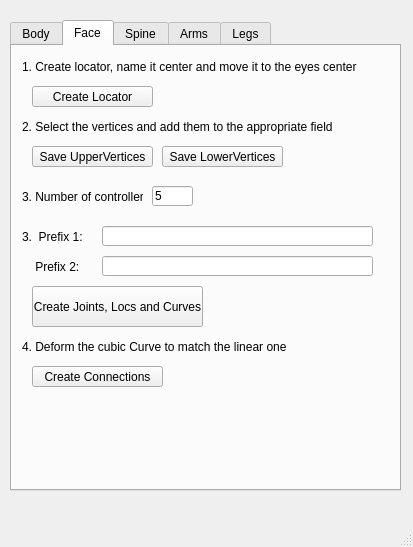
<?xml version="1.0" encoding="UTF-8"?>
<ui version="4.0">
 <class>MainWindow</class>
 <widget class="QMainWindow" name="MainWindow">
  <property name="geometry">
   <rect>
    <x>0</x>
    <y>0</y>
    <width>413</width>
    <height>547</height>
   </rect>
  </property>
  <property name="windowTitle">
   <string>MainWindow</string>
  </property>
  <widget class="QWidget" name="centralwidget">
   <widget class="QTabWidget" name="Body">
    <property name="geometry">
     <rect>
      <x>10</x>
      <y>20</y>
      <width>391</width>
      <height>471</height>
     </rect>
    </property>
    <property name="currentIndex">
     <number>1</number>
    </property>
    <widget class="QWidget" name="body_tab">
     <attribute name="title">
      <string>Body</string>
     </attribute>
     <widget class="QComboBox" name="comboBox">
      <property name="geometry">
       <rect>
        <x>250</x>
        <y>30</y>
        <width>131</width>
        <height>31</height>
       </rect>
      </property>
      <property name="acceptDrops">
       <bool>true</bool>
      </property>
      <property name="editable">
       <bool>true</bool>
      </property>
      <item>
       <property name="text">
        <string>Biped</string>
       </property>
      </item>
      <item>
       <property name="text">
        <string>Quadruped</string>
       </property>
      </item>
     </widget>
     <widget class="QCheckBox" name="body_sym_check">
      <property name="enabled">
       <bool>true</bool>
      </property>
      <property name="geometry">
       <rect>
        <x>150</x>
        <y>80</y>
        <width>70</width>
        <height>17</height>
       </rect>
      </property>
      <property name="text">
       <string>Symmetric</string>
      </property>
      <property name="checked">
       <bool>true</bool>
      </property>
     </widget>
     <widget class="QPushButton" name="create_temp_points">
      <property name="geometry">
       <rect>
        <x>250</x>
        <y>70</y>
        <width>131</width>
        <height>31</height>
       </rect>
      </property>
      <property name="text">
       <string>Create Temorary Points</string>
      </property>
      <property name="autoDefault">
       <bool>true</bool>
      </property>
      <property name="+command" stdset="0">
       <string>&quot;createSpheres()&quot;</string>
      </property>
     </widget>
     <widget class="Line" name="line_2">
      <property name="geometry">
       <rect>
        <x>0</x>
        <y>110</y>
        <width>401</width>
        <height>20</height>
       </rect>
      </property>
      <property name="orientation">
       <enum>Qt::Horizontal</enum>
      </property>
     </widget>
     <widget class="QCheckBox" name="spine_ik_check">
      <property name="geometry">
       <rect>
        <x>10</x>
        <y>150</y>
        <width>41</width>
        <height>17</height>
       </rect>
      </property>
      <property name="text">
       <string>IK</string>
      </property>
     </widget>
     <widget class="QCheckBox" name="spine_ik_with_fk_ckeck">
      <property name="geometry">
       <rect>
        <x>50</x>
        <y>150</y>
        <width>111</width>
        <height>17</height>
       </rect>
      </property>
      <property name="text">
       <string>Ik with FK Controls</string>
      </property>
     </widget>
     <widget class="QCheckBox" name="spine__fk_ckeck">
      <property name="geometry">
       <rect>
        <x>170</x>
        <y>150</y>
        <width>70</width>
        <height>17</height>
       </rect>
      </property>
      <property name="text">
       <string>FK</string>
      </property>
     </widget>
     <widget class="QCheckBox" name="spine_stretch_ckeck">
      <property name="geometry">
       <rect>
        <x>230</x>
        <y>150</y>
        <width>70</width>
        <height>17</height>
       </rect>
      </property>
      <property name="text">
       <string>Stretch</string>
      </property>
     </widget>
     <widget class="QCheckBox" name="arm_ik_check">
      <property name="geometry">
       <rect>
        <x>10</x>
        <y>210</y>
        <width>41</width>
        <height>21</height>
       </rect>
      </property>
      <property name="text">
       <string>IK</string>
      </property>
     </widget>
     <widget class="QCheckBox" name="arm_fk_check">
      <property name="geometry">
       <rect>
        <x>50</x>
        <y>210</y>
        <width>41</width>
        <height>21</height>
       </rect>
      </property>
      <property name="text">
       <string>FK</string>
      </property>
     </widget>
     <widget class="QCheckBox" name="arm_stretch_check">
      <property name="geometry">
       <rect>
        <x>100</x>
        <y>210</y>
        <width>61</width>
        <height>21</height>
       </rect>
      </property>
      <property name="text">
       <string>Stretch</string>
      </property>
     </widget>
     <widget class="QCheckBox" name="arm_bendy_check">
      <property name="geometry">
       <rect>
        <x>170</x>
        <y>210</y>
        <width>70</width>
        <height>21</height>
       </rect>
      </property>
      <property name="text">
       <string>Bendy</string>
      </property>
     </widget>
     <widget class="QSpinBox" name="finger_number_val">
      <property name="geometry">
       <rect>
        <x>110</x>
        <y>260</y>
        <width>42</width>
        <height>22</height>
       </rect>
      </property>
      <property name="value">
       <number>4</number>
      </property>
     </widget>
     <widget class="QLabel" name="label">
      <property name="geometry">
       <rect>
        <x>10</x>
        <y>260</y>
        <width>101</width>
        <height>21</height>
       </rect>
      </property>
      <property name="text">
       <string>Number of Fingers</string>
      </property>
     </widget>
     <widget class="QCheckBox" name="finger_cup_check">
      <property name="geometry">
       <rect>
        <x>170</x>
        <y>260</y>
        <width>70</width>
        <height>21</height>
       </rect>
      </property>
      <property name="text">
       <string>Cup</string>
      </property>
     </widget>
     <widget class="QCheckBox" name="finger_sticky_check">
      <property name="geometry">
       <rect>
        <x>230</x>
        <y>260</y>
        <width>70</width>
        <height>21</height>
       </rect>
      </property>
      <property name="text">
       <string>Sticky</string>
      </property>
     </widget>
     <widget class="QCheckBox" name="leg_ik_check">
      <property name="geometry">
       <rect>
        <x>10</x>
        <y>320</y>
        <width>41</width>
        <height>21</height>
       </rect>
      </property>
      <property name="text">
       <string>IK</string>
      </property>
     </widget>
     <widget class="QCheckBox" name="leg_fk_check">
      <property name="geometry">
       <rect>
        <x>50</x>
        <y>320</y>
        <width>41</width>
        <height>21</height>
       </rect>
      </property>
      <property name="text">
       <string>FK</string>
      </property>
     </widget>
     <widget class="QCheckBox" name="leg_stretch_check">
      <property name="geometry">
       <rect>
        <x>90</x>
        <y>320</y>
        <width>61</width>
        <height>21</height>
       </rect>
      </property>
      <property name="text">
       <string>Stretch</string>
      </property>
     </widget>
     <widget class="QCheckBox" name="leg_bendy_check">
      <property name="geometry">
       <rect>
        <x>150</x>
        <y>320</y>
        <width>70</width>
        <height>21</height>
       </rect>
      </property>
      <property name="text">
       <string>Bendy</string>
      </property>
     </widget>
     <widget class="QLabel" name="label_2">
      <property name="geometry">
       <rect>
        <x>10</x>
        <y>120</y>
        <width>47</width>
        <height>31</height>
       </rect>
      </property>
      <property name="lineWidth">
       <number>2</number>
      </property>
      <property name="text">
       <string>SPINE</string>
      </property>
     </widget>
     <widget class="QLabel" name="label_3">
      <property name="geometry">
       <rect>
        <x>10</x>
        <y>180</y>
        <width>47</width>
        <height>31</height>
       </rect>
      </property>
      <property name="lineWidth">
       <number>2</number>
      </property>
      <property name="text">
       <string>Arms</string>
      </property>
     </widget>
     <widget class="QLabel" name="label_4">
      <property name="geometry">
       <rect>
        <x>10</x>
        <y>230</y>
        <width>47</width>
        <height>31</height>
       </rect>
      </property>
      <property name="lineWidth">
       <number>2</number>
      </property>
      <property name="text">
       <string>Hand</string>
      </property>
     </widget>
     <widget class="QLabel" name="label_5">
      <property name="geometry">
       <rect>
        <x>10</x>
        <y>290</y>
        <width>47</width>
        <height>31</height>
       </rect>
      </property>
      <property name="lineWidth">
       <number>2</number>
      </property>
      <property name="text">
       <string>Legs</string>
      </property>
     </widget>
     <widget class="Line" name="line_3">
      <property name="geometry">
       <rect>
        <x>0</x>
        <y>280</y>
        <width>381</width>
        <height>20</height>
       </rect>
      </property>
      <property name="orientation">
       <enum>Qt::Horizontal</enum>
      </property>
     </widget>
     <widget class="Line" name="line_4">
      <property name="geometry">
       <rect>
        <x>0</x>
        <y>170</y>
        <width>391</width>
        <height>20</height>
       </rect>
      </property>
      <property name="orientation">
       <enum>Qt::Horizontal</enum>
      </property>
     </widget>
     <widget class="QLabel" name="label_6">
      <property name="geometry">
       <rect>
        <x>150</x>
        <y>20</y>
        <width>91</width>
        <height>31</height>
       </rect>
      </property>
      <property name="text">
       <string>Body Type</string>
      </property>
     </widget>
     <widget class="QLabel" name="label_13">
      <property name="geometry">
       <rect>
        <x>10</x>
        <y>340</y>
        <width>101</width>
        <height>31</height>
       </rect>
      </property>
      <property name="lineWidth">
       <number>2</number>
      </property>
      <property name="text">
       <string>Foot </string>
      </property>
     </widget>
     <widget class="QCheckBox" name="leg_ik_check_3">
      <property name="geometry">
       <rect>
        <x>10</x>
        <y>370</y>
        <width>61</width>
        <height>21</height>
       </rect>
      </property>
      <property name="text">
       <string>FootRoll</string>
      </property>
     </widget>
     <widget class="QCheckBox" name="leg_ik_check_4">
      <property name="geometry">
       <rect>
        <x>80</x>
        <y>370</y>
        <width>61</width>
        <height>21</height>
       </rect>
      </property>
      <property name="text">
       <string>Tilt</string>
      </property>
     </widget>
     <widget class="QCheckBox" name="leg_ik_check_5">
      <property name="geometry">
       <rect>
        <x>130</x>
        <y>370</y>
        <width>61</width>
        <height>21</height>
       </rect>
      </property>
      <property name="text">
       <string>Rock</string>
      </property>
     </widget>
     <widget class="QFrame" name="frame">
      <property name="geometry">
       <rect>
        <x>10</x>
        <y>10</y>
        <width>111</width>
        <height>101</height>
       </rect>
      </property>
      <property name="autoFillBackground">
       <bool>false</bool>
      </property>
      <property name="frameShape">
       <enum>QFrame::StyledPanel</enum>
      </property>
      <property name="frameShadow">
       <enum>QFrame::Raised</enum>
      </property>
     </widget>
     <widget class="QPushButton" name="create_temp_points_3">
      <property name="geometry">
       <rect>
        <x>110</x>
        <y>400</y>
        <width>131</width>
        <height>31</height>
       </rect>
      </property>
      <property name="text">
       <string>Create Controller</string>
      </property>
      <property name="autoDefault">
       <bool>true</bool>
      </property>
     </widget>
     <widget class="QPushButton" name="create_temp_points_4">
      <property name="geometry">
       <rect>
        <x>250</x>
        <y>400</y>
        <width>131</width>
        <height>31</height>
       </rect>
      </property>
      <property name="text">
       <string>Create Rig</string>
      </property>
      <property name="autoDefault">
       <bool>true</bool>
      </property>
     </widget>
    </widget>
    <widget class="QWidget" name="face_tab">
     <attribute name="title">
      <string>Face</string>
     </attribute>
     <widget class="QPushButton" name="create_temp_points_5">
      <property name="geometry">
       <rect>
        <x>20</x>
        <y>240</y>
        <width>171</width>
        <height>41</height>
       </rect>
      </property>
      <property name="text">
       <string>Create Joints, Locs and Curves</string>
      </property>
      <property name="autoDefault">
       <bool>true</bool>
      </property>
      <property name="+command" stdset="0">
       <string>&quot;runJointToVertex()&quot;</string>
      </property>
     </widget>
     <widget class="QLabel" name="label_7">
      <property name="geometry">
       <rect>
        <x>10</x>
        <y>0</y>
        <width>361</width>
        <height>41</height>
       </rect>
      </property>
      <property name="text">
       <string>1. Create locator, name it center and move it to the eyes center</string>
      </property>
     </widget>
     <widget class="QLineEdit" name="prefixOne_lineEdit">
      <property name="geometry">
       <rect>
        <x>90</x>
        <y>180</y>
        <width>271</width>
        <height>20</height>
       </rect>
      </property>
     </widget>
     <widget class="QLabel" name="label_8">
      <property name="geometry">
       <rect>
        <x>10</x>
        <y>70</y>
        <width>361</width>
        <height>21</height>
       </rect>
      </property>
      <property name="text">
       <string>2. Select the vertices and add them to the appropriate field</string>
      </property>
     </widget>
     <widget class="QPushButton" name="create_temp_points_6">
      <property name="geometry">
       <rect>
        <x>20</x>
        <y>320</y>
        <width>131</width>
        <height>21</height>
       </rect>
      </property>
      <property name="text">
       <string>Create Connections</string>
      </property>
      <property name="autoDefault">
       <bool>true</bool>
      </property>
      <property name="+command" stdset="0">
       <string>&quot;runWireDeformerScript()&quot;</string>
      </property>
     </widget>
     <widget class="QLabel" name="label_9">
      <property name="geometry">
       <rect>
        <x>10</x>
        <y>180</y>
        <width>71</width>
        <height>21</height>
       </rect>
      </property>
      <property name="text">
       <string>3.  Prefix 1:</string>
      </property>
     </widget>
     <widget class="QLabel" name="label_10">
      <property name="geometry">
       <rect>
        <x>10</x>
        <y>290</y>
        <width>341</width>
        <height>21</height>
       </rect>
      </property>
      <property name="text">
       <string>4. Deform the cubic Curve to match the linear one</string>
      </property>
     </widget>
     <widget class="QPushButton" name="upperVertSel_add_button">
      <property name="geometry">
       <rect>
        <x>20</x>
        <y>100</y>
        <width>121</width>
        <height>21</height>
       </rect>
      </property>
      <property name="text">
       <string>Save UpperVertices</string>
      </property>
      <property name="autoDefault">
       <bool>true</bool>
      </property>
      <property name="+command" stdset="0">
       <string>&quot;getUpperVertsList()&quot;</string>
      </property>
     </widget>
     <widget class="QPushButton" name="upperVertSel_add_button_2">
      <property name="geometry">
       <rect>
        <x>150</x>
        <y>100</y>
        <width>121</width>
        <height>21</height>
       </rect>
      </property>
      <property name="text">
       <string>Save LowerVertices</string>
      </property>
      <property name="autoDefault">
       <bool>true</bool>
      </property>
      <property name="+command" stdset="0">
       <string>&quot;getLowerVertsList()&quot;</string>
      </property>
     </widget>
     <widget class="QLineEdit" name="prefixTwo_lineEdit">
      <property name="geometry">
       <rect>
        <x>90</x>
        <y>210</y>
        <width>271</width>
        <height>20</height>
       </rect>
      </property>
     </widget>
     <widget class="QLabel" name="label_12">
      <property name="geometry">
       <rect>
        <x>20</x>
        <y>210</y>
        <width>81</width>
        <height>21</height>
       </rect>
      </property>
      <property name="text">
       <string> Prefix 2:</string>
      </property>
     </widget>
     <widget class="QLineEdit" name="controlAmount_lineEdit">
      <property name="geometry">
       <rect>
        <x>140</x>
        <y>140</y>
        <width>41</width>
        <height>20</height>
       </rect>
      </property>
      <property name="text">
       <string>5</string>
      </property>
     </widget>
     <widget class="QLabel" name="label_15">
      <property name="geometry">
       <rect>
        <x>10</x>
        <y>140</y>
        <width>121</width>
        <height>21</height>
       </rect>
      </property>
      <property name="text">
       <string>3. Number of controllers:</string>
      </property>
     </widget>
     <widget class="QPushButton" name="upperVertSel_add_button_3">
      <property name="geometry">
       <rect>
        <x>20</x>
        <y>40</y>
        <width>121</width>
        <height>21</height>
       </rect>
      </property>
      <property name="text">
       <string>Create Locator</string>
      </property>
      <property name="autoDefault">
       <bool>true</bool>
      </property>
      <property name="+command" stdset="0">
       <string>&quot;createMiddleLoc()&quot;</string>
      </property>
     </widget>
    </widget>
    <widget class="QWidget" name="spine_tab">
     <attribute name="title">
      <string>Spine</string>
     </attribute>
    </widget>
    <widget class="QWidget" name="arm_tab">
     <attribute name="title">
      <string>Arms</string>
     </attribute>
    </widget>
    <widget class="QWidget" name="leg_tab">
     <attribute name="title">
      <string>Legs</string>
     </attribute>
    </widget>
   </widget>
  </widget>
  <widget class="QStatusBar" name="statusbar"/>
 </widget>
 <resources/>
 <connections/>
</ui>
